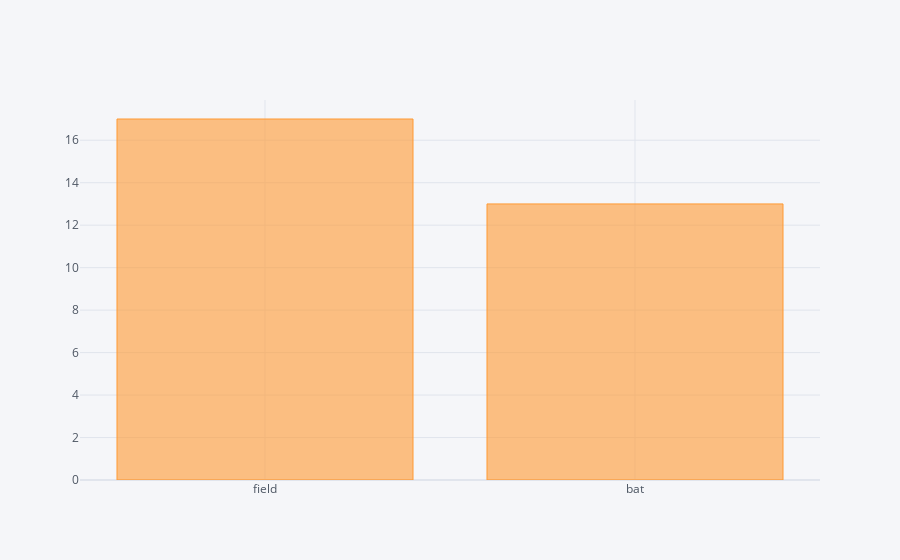

Notebook cell for this chart:
### Code cell
micsk['toss_decision'].value_counts().iplot(kind = 'bar')

### Figure 1 — Plotly figure (JSON) as saved in the notebook; plotly's stock layout.template omitted (floating-point values rounded to 4 significant figures)
{"data": [{"marker": {"color": "rgba(255, 153, 51, 0.6)", "line": {"color": "rgba(255, 153, 51, 1.0)", "width": 1}}, "name": "toss_decision", "orientation": "v", "text": "", "type": "bar", "x": ["field", "bat"], "y": [17, 13]}], "layout": {"legend": {"bgcolor": "#F5F6F9", "font": {"color": "#4D5663"}}, "paper_bgcolor": "#F5F6F9", "plot_bgcolor": "#F5F6F9", "title": {"font": {"color": "#4D5663"}}, "xaxis": {"gridcolor": "#E1E5ED", "showgrid": true, "tickfont": {"color": "#4D5663"}, "title": {"font": {"color": "#4D5663"}, "text": ""}, "zerolinecolor": "#E1E5ED"}, "yaxis": {"gridcolor": "#E1E5ED", "showgrid": true, "tickfont": {"color": "#4D5663"}, "title": {"font": {"color": "#4D5663"}, "text": ""}, "zerolinecolor": "#E1E5ED"}}}
